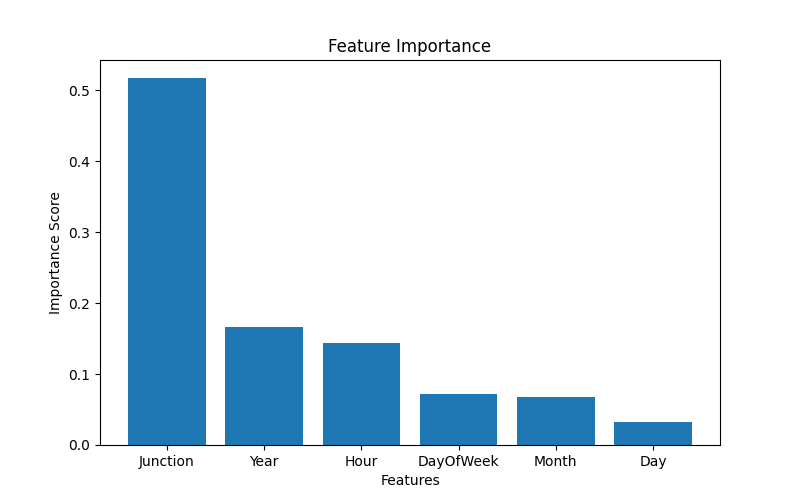

Reproduce this figure in Python.
import pandas as pd
import joblib
import matplotlib.pyplot as plt

model = joblib.load(
    "models/improved_random_forest.pkl"
)

features = [
    "Junction",
    "Year",
    "Month",
    "Day",
    "Hour",
    "DayOfWeek"
]

importance = model.feature_importances_

# NEW CODE
feature_importance = pd.DataFrame({
    "Feature": features,
    "Importance": importance
})

feature_importance = feature_importance.sort_values(
    by="Importance",
    ascending=False
)

print("\nFeature Importance Ranking:")
print(feature_importance)

# Graph
plt.figure(figsize=(8,5))

plt.bar(
    feature_importance["Feature"],
    feature_importance["Importance"]
)

plt.title("Feature Importance")

plt.xlabel("Features")

plt.ylabel("Importance Score")

plt.savefig("images/feature_importance.png")

plt.show()

print("Feature Importance Graph Saved!")
